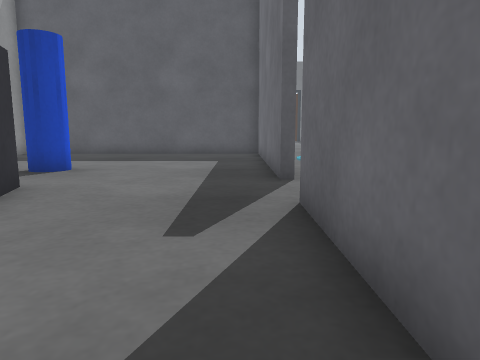
view 1 (above)

18 first-person views from a walk through a robot-simulator world made for Gazebo. The camera is 0.5 m above the floor, tilts 8° down and sees 70° across. The floor is counted in squares, 0.5 m on a side. Each view is taken from the middle of a square. On the plan, view 1 faces up. The plan holds only what a view shows up to about 13 squares ahead; the rest is blank. The place goes on beyond the plan.

view 2
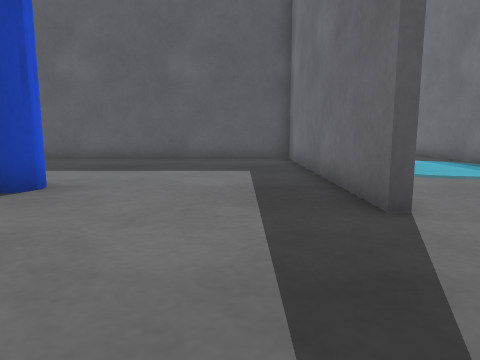

view 3
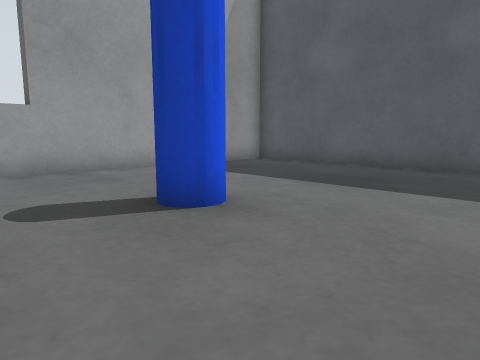

view 4
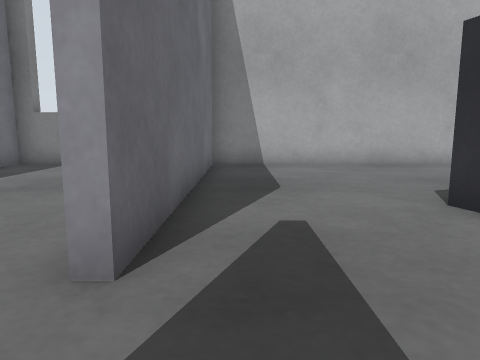

view 5
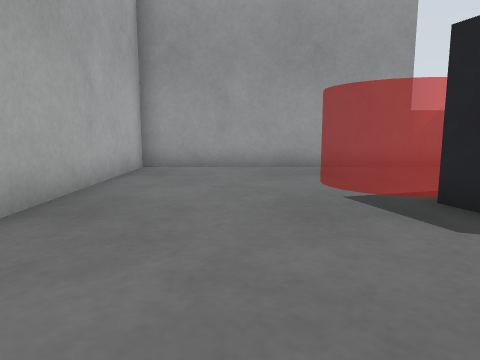

view 6
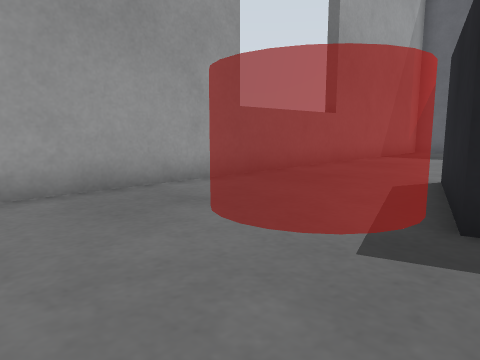

view 7
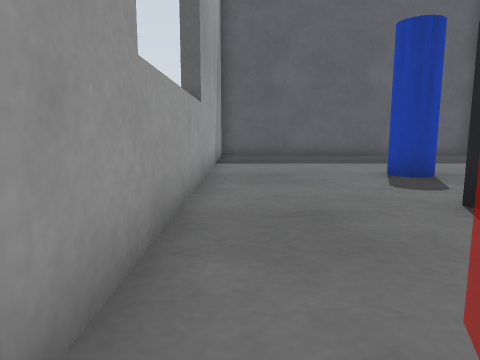

view 8
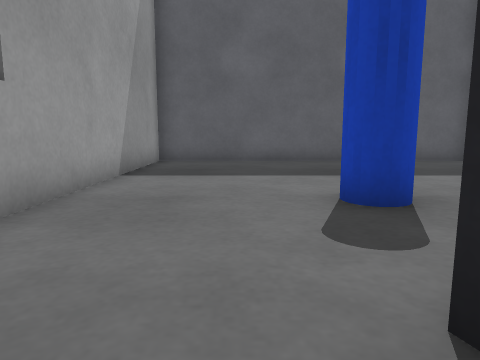

view 9
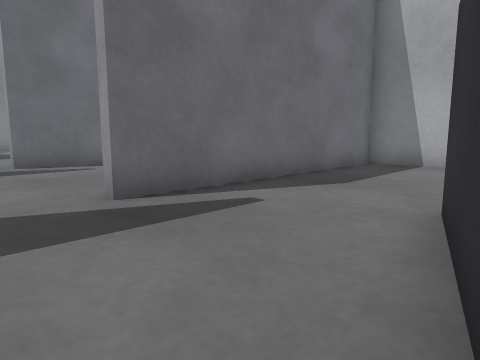

view 10
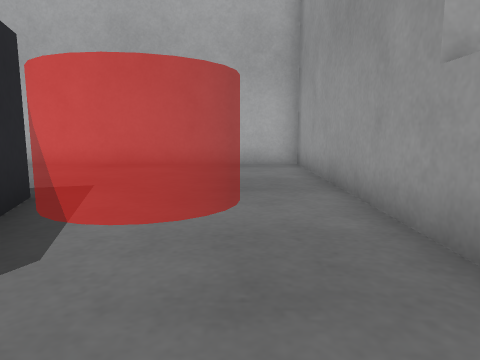

view 11
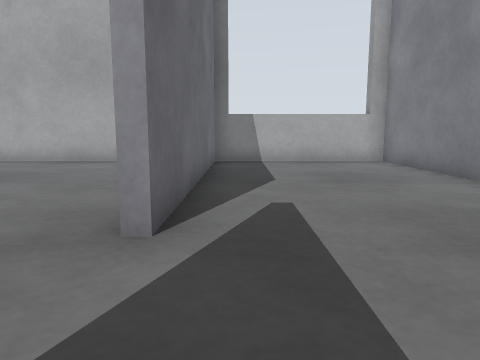

view 12
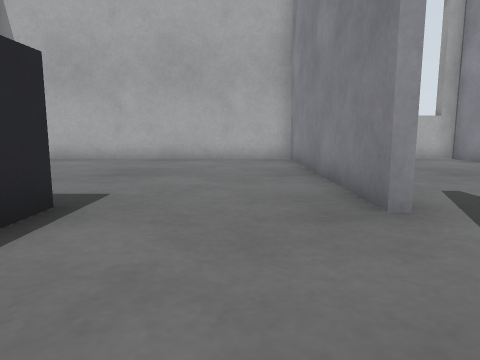

view 13
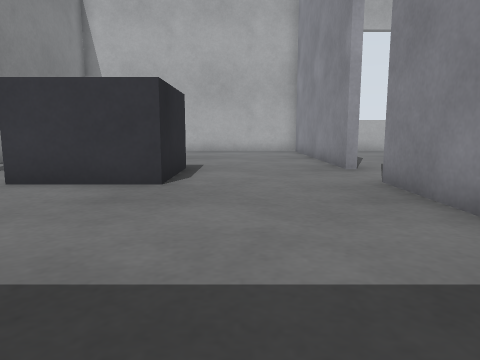

view 14
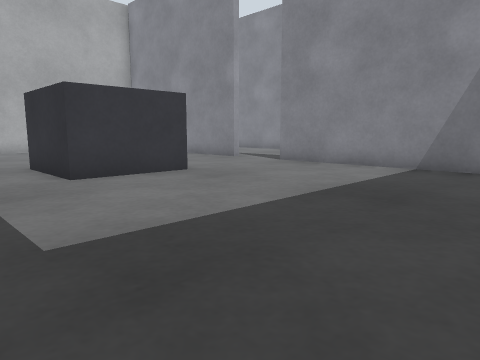

view 15
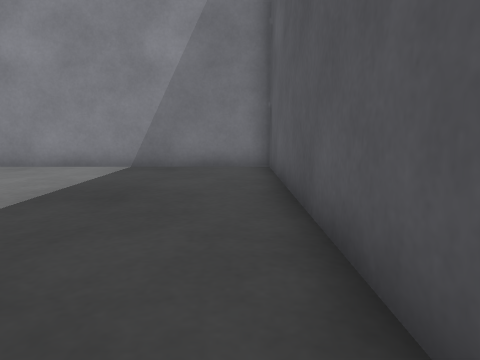

view 16
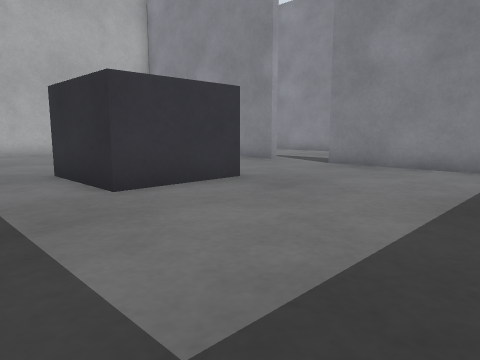

view 17
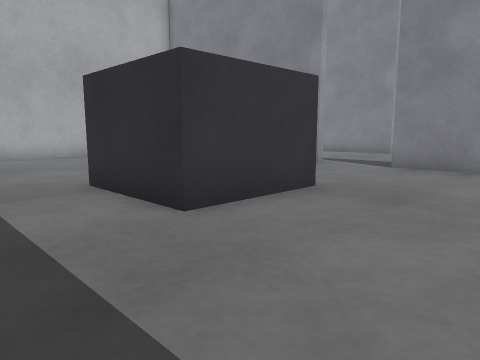

view 18
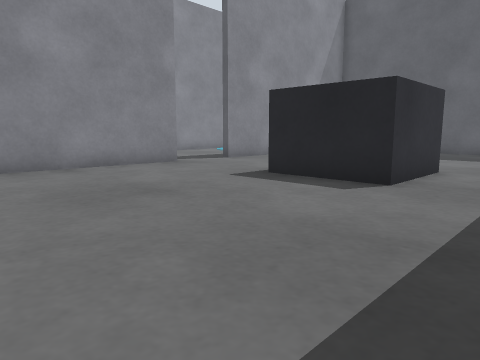

### Floor plan
Points are (right, up) in squares from view 1. A wall is a line through its corners. A room is listed if a view was taken in it or the views show most of it. See-through windows are left out.
Room 1 (views 1, 2, 3, 4, 5, 6, 7, 8, 9, 10)
walls: (-9.8, 3.8) (-9.8, -3.8) (1.6, -3.8); (0.8, 7.2) (0.8, 15.9) (-9.8, 15.9) (-9.8, 8.2); (0.8, -3.6) (0.8, 4.8)
ways out: opening at (1, 6) to room 2
objects: dark grey box (-6, 2) to (-3, 6); blue cylinder (-5, 9)
Room 2 (view 11)
walls: (0.8, 4.8) (1.2, 4.8); (1.2, 7.2) (0.8, 7.2); (1.1, 1.1) (1.1, -3.6); (6.8, -3.6) (6.8, 4.8) (7.1, 4.8); (6.8, 14.1) (6.8, 16.5); (-9.8, 8.2) (-10.2, 8.2)
low walls: (-10.2, 3.8) (-9.8, 3.8)
ways out: opening at (1, 6) to room 1; opening at (7, 6) to room 3
objects: window (-10, 5) to (-10, 7); window (2, -4) to (6, -4)
Room 3 (views 12, 13, 14, 15, 16, 17, 18)
walls: (7.1, 4.8) (7.1, -3.6); (16, 15.9) (7.1, 15.9) (7.1, 7.1); (6.4, -3.8) (16.1, -3.8)
ways out: opening at (7, 6) to room 2
objects: dark grey box (12, 4) to (15, 7)

Where each view was taken, in squares from view 1:
view 1: 0 up, 0 right, facing up
view 2: 3 up, 1 left, facing up
view 3: 6 up, 1 left, facing up-left
view 4: 7 up, 0 right, facing down
view 5: 1 down, 0 right, facing left
view 6: 2 down, 4 left, facing up-left
view 7: 1 up, 9 left, facing up
view 8: 4 up, 7 left, facing up
view 9: 7 up, 4 left, facing down-right
view 10: 7 up, 8 left, facing down
view 11: 8 up, 6 right, facing down
view 12: 9 up, 9 right, facing down
view 13: 14 up, 10 right, facing down
view 14: 15 up, 17 right, facing down-left
view 15: 15 up, 17 right, facing left
view 16: 13 up, 17 right, facing down-left
view 17: 11 up, 17 right, facing down-left
view 18: 2 down, 17 right, facing up-left
